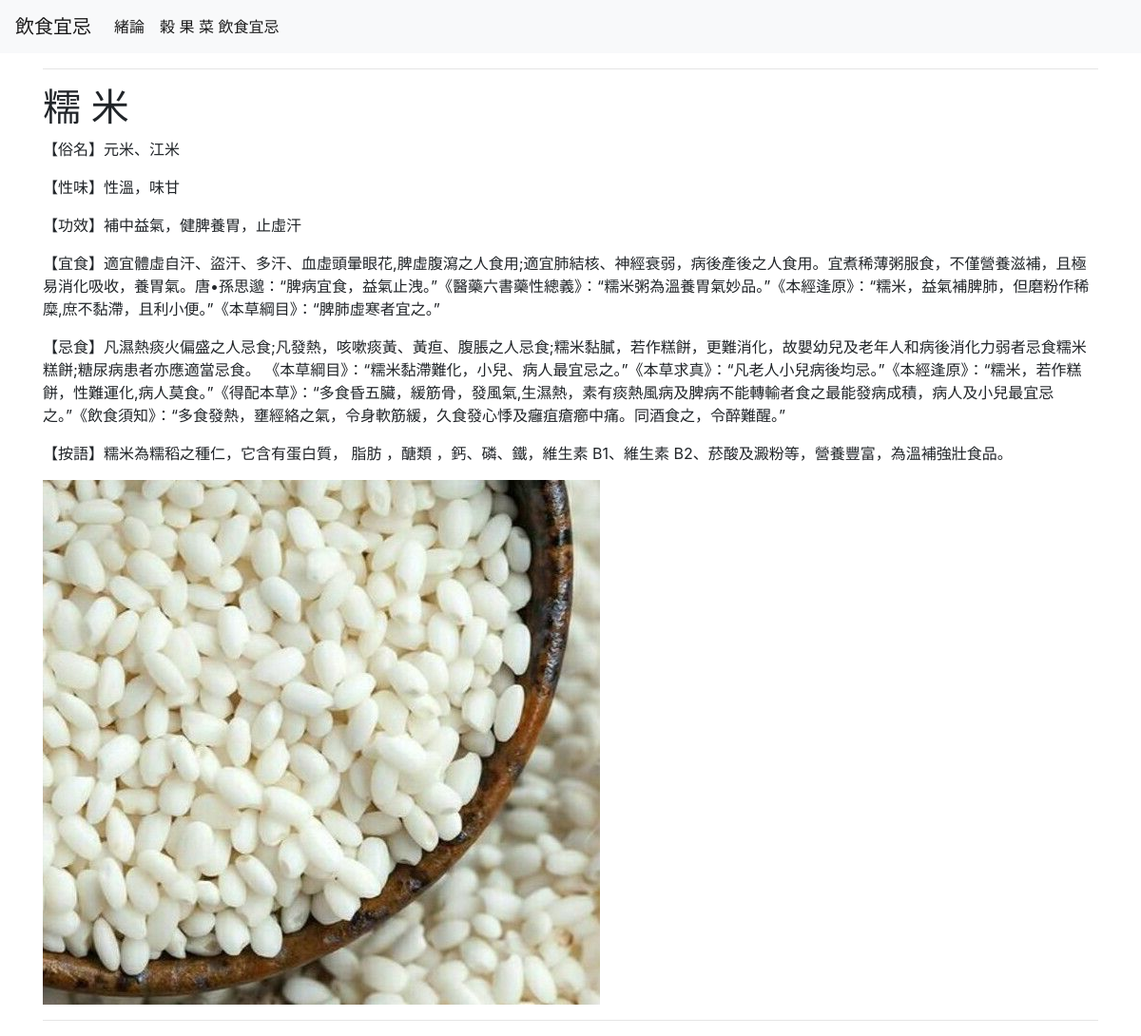
/foodcategories/foods/1/2, run on the app's committed database.
### tables this page shows
CREATE TABLE FoodInfo (
    id INTEGER PRIMARY KEY AUTOINCREMENT,
    category_id INT,
    [name] VARCHAR(50),
    nickname VARCHAR(50),
    taste VARCHAR(50),
    efficacy TEXT,
    suitable_for TEXT,
    not_suitable_for TEXT,
    note TEXT,
    image BLOB,
    thumbnail BLOB,
    FOREIGN KEY (category_id) REFERENCES Food_Category(id)
);

### app.py (the view)
@app.route('/foodcategories/foods/<int:category_id>/<int:food_id>')
def fooddetails(category_id,food_id):
    food = get_food(food_id)
    return render_template('foodDetails.html', food=food)

### app.py (called while the page is built)
def get_db_connection():
    conn = sqlite3.connect('database.db')
    conn.row_factory = sqlite3.Row
    return conn

def get_food(food_id):
    conn = get_db_connection()
    food = conn.execute('SELECT * FROM FoodInfo WHERE id = ?', (food_id,)).fetchone()
    conn.close
    if food is None:
        abort(404)
    return food

### templates/fooddetails.html (shortened to what this page needs)
{% extends 'base.html' %}
{% block content %}
<hr>
    <h1>{% block title %} {{ food['name'] }}{% endblock %}</h1>
        <p>【俗名】{{ food['nickname'] }}</p>
        <p>【性味】{{ food['taste'] }}</p>
        <p>【功效】{{ food['efficacy'] }}</p>
        <p>【宜食】{{ food['suitable_for'] }}</p>
        <p>【忌食】{{ food['not_suitable_for'] }}</p>
        <p>【按語】{{ food['note'] }}</p>
        <img id="foodImage" alt="Food Image">
        <hr>
{% endblock %}

### data on the page
FoodInfo: name "糯 米", nickname "元米、江米", taste "性溫，味甘", efficacy "補中益氣，健脾養胃，止虛汗", suitable_for "適宜體虛自汗、盜汗、多汗、血虛頭暈眼花,脾虛腹瀉之人食用;適宜肺結核、神經衰弱，病後產後之人食用。宜煮稀薄粥服食，不僅營養滋補，且極易消化吸收，養胃氣。唐•孫思邈：“脾病宜食，益氣止洩。”《醫藥六書藥性總義》：“糯米粥為溫養胃氣妙品。”《本經逢原》：“糯米，益氣補脾肺，但磨粉作稀糜,庶不黏滯，且利小便。”《本草綱目》：“脾肺虛寒者宜之。”", not_suitable_for "凡濕熱痰火偏盛之人忌食;凡發熱，咳嗽痰黃、黃疸、腹脹之人忌食;糯米黏膩，若作糕餅，更難消化，故嬰幼兒及老年人和病後消化力弱者忌食糯米糕餅;糖尿病患者亦應適當忌食。 《本草綱目》：“糯米黏滯難化，小兒、病人最宜忌之。”《本草求真》：“凡老人小兒病後均忌。”《本經逢原》：“糯米，若作糕餅，性難運化,病人莫食。”《得配本草》：“多食昏五臟，緩筋骨，發風氣,生濕熱，素有痰熱風病及脾病不能轉輸者食之最能發病成積，病人及小兒最宜忌之。”《飲食須知》：“多食發熱，壅經絡之氣，令身軟筋緩，久食發心悸及癰疽瘡癤中痛。同酒食之，令醉難醒。”", note "糯米為糯稻之種仁，它含有蛋白質， 脂肪 ，醣類 ，鈣、磷、鐵，維生素 B1、維生素 B2、菸酸及澱粉等，營養豐富，為溫補強壯食品。"
